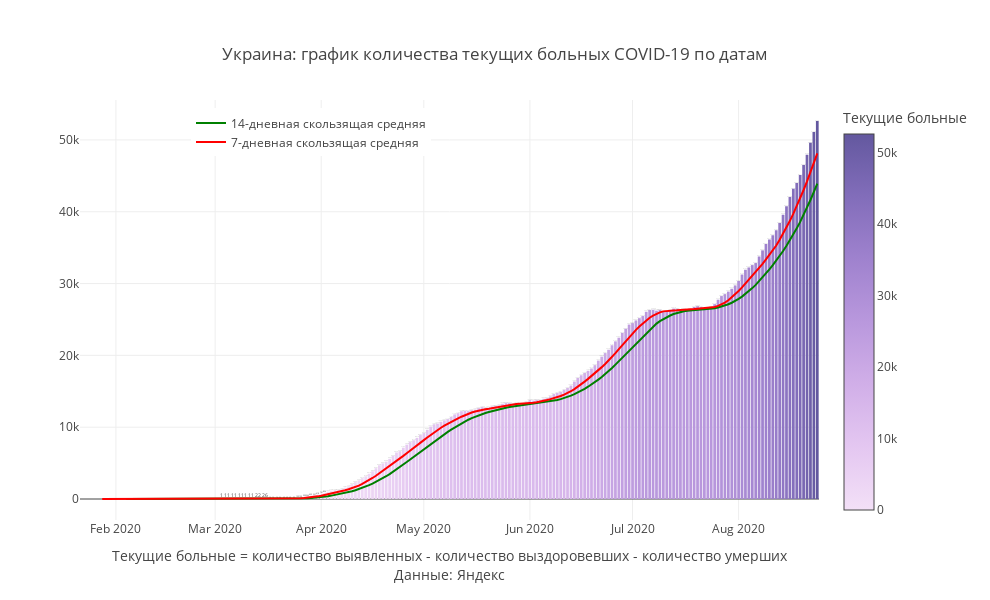

The code cell stored with this chart in its notebook:
### Code cell
mask = X.Country ==my_country
#mask = (X.Date>'2020-05-01')&(X.Region.isin(regions_towatch))

fig = px.bar(X[mask], x='Date', y="Remaining_ill",color ='Remaining_ill',
             title=f'{my_country}: '+'график количества текущих больных COVID-19 по датам',
              color_continuous_scale= px.colors.sequential.Purp,text = 'Remaining_ill',
            labels = {'Day_confirmed' : "Новые заболевшие",'Remaining_ill':'Текущие больные'})
fig.add_trace(
    go.Scatter(
        name='14-дневная скользящая средняя',
        x=X[mask].Date,
        y=X[mask]['MA14_remaining_ill'],
        mode="lines",
        
        line=go.scatter.Line(color="green"),
        showlegend=True)
)

fig.add_trace(
    go.Scatter(
        name = '7-дневная скользящая средняя',
        x=X[mask].Date,
        y=X[mask]['MA7_remaining_ill'],
        mode="lines",
        
        line=go.scatter.Line(color="red"),
        showlegend=True)
)
fig.update_layout(
    annotations=[
#         dict(
#             x='2020-04-13',
#             y=10594,
#             xref="x",
#             yref="y",
#             text="Введение<br>пропускной<br>системы в Москве",
#             showarrow=True,
#             arrowhead=2,
#             ax=0,
#             ay=-60),
#         dict(
#             x='2020-06-09',
#             y=85824,
#             xref="x",
#             yref="y",
#             text="Отмена<br>пропускной<br>системы в Москве",
#             showarrow=True,
#             arrowhead=2,
#             ax=0,
#             ay=-60),
        
        dict(x=0.5,y=-0.15,
            showarrow=False,
            text="",
            xref="paper",
            yref="paper")],
                  title_x = 0.5,
                  title_y= 0.9,
                  title_xanchor = "center",
                  title_yanchor = "bottom", 
                  legend_x = 0.15,legend_y = 0.98,
                  width = 990, height = 600,template = 'gridon',
    
    
                  xaxis_title='Текущие больные = количество выявленных - количество выздоровевших - количество умерших'+
                                '<br>Данные: Яндекс',
    yaxis_title = ' '
)


fig.show()

### Figure 1 — Plotly figure (JSON) as saved in the notebook; plotly's stock layout.template omitted (floating-point values rounded to 4 significant figures; data arrays with more than 128 entries replaced by an {"elided": "..."} marker saying what was removed)
{"data": [{"alignmentgroup": "True", "hovertemplate": "Date=%{x}<br>Текущие больные=%{marker.color}<extra></extra>", "legendgroup": "", "marker": {"color": {"elided": "216 int values"}, "coloraxis": "coloraxis"}, "name": "", "offsetgroup": "", "orientation": "v", "showlegend": false, "text": {"elided": "216 int values"}, "textposition": "auto", "type": "bar", "x": {"elided": "216 str values"}, "xaxis": "x", "y": {"elided": "216 int values"}, "yaxis": "y"}, {"line": {"color": "green"}, "mode": "lines", "name": "14-дневная скользящая средняя", "showlegend": true, "type": "scatter", "x": {"elided": "216 str values"}, "y": {"elided": "216 float values"}}, {"line": {"color": "red"}, "mode": "lines", "name": "7-дневная скользящая средняя", "showlegend": true, "type": "scatter", "x": {"elided": "216 str values"}, "y": {"elided": "216 float values"}}], "layout": {"annotations": [{"showarrow": false, "text": "", "x": 0.5, "xref": "paper", "y": -0.15, "yref": "paper"}], "barmode": "relative", "coloraxis": {"colorbar": {"title": {"text": "Текущие больные"}}, "colorscale": [[0, "rgb(243, 224, 247)"], [0.1667, "rgb(228, 199, 241)"], [0.3333, "rgb(209, 175, 232)"], [0.5, "rgb(185, 152, 221)"], [0.6667, "rgb(159, 130, 206)"], [0.8333, "rgb(130, 109, 186)"], [1, "rgb(99, 88, 159)"]]}, "height": 600, "legend": {"tracegroupgap": 0, "x": 0.15, "y": 0.98}, "title": {"text": "Украина: график количества текущих больных COVID-19 по датам", "x": 0.5, "xanchor": "center", "y": 0.9, "yanchor": "bottom"}, "width": 990, "xaxis": {"anchor": "y", "domain": [0, 1], "title": {"text": "Текущие больные = количество выявленных - количество выздоровевших - количество умерших<br>Данные: Яндекс"}}, "yaxis": {"anchor": "x", "domain": [0, 1], "title": {"text": " "}}}}
